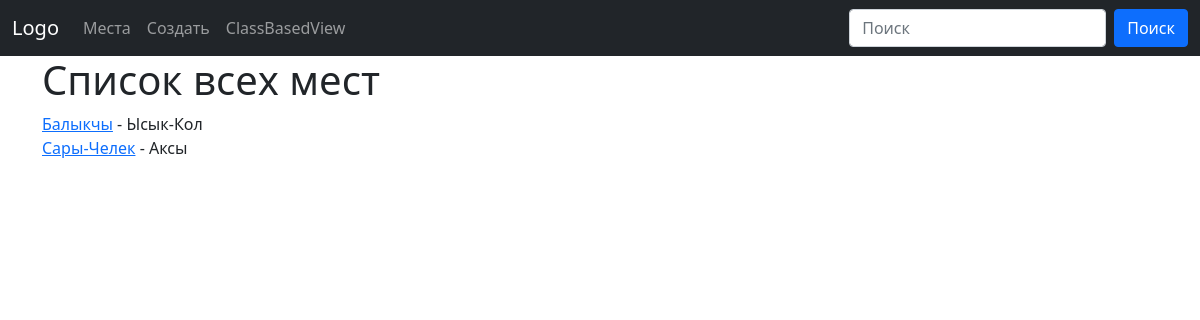
/places/, run on an earlier commit of the app's database.
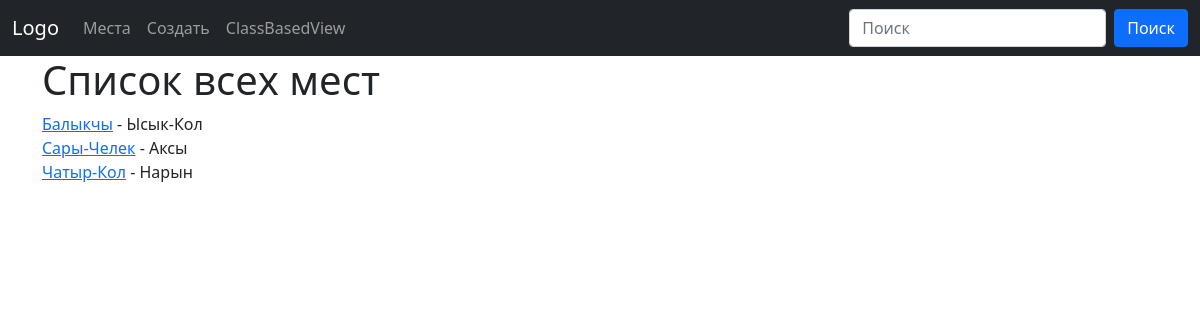
And on a later commit of the database.
### places/models.py (models this page shows, shortened)
class Place(models.Model):
    user = models.ForeignKey(to=User, on_delete=models.SET_NULL, null=True, blank=True)
    name = models.CharField(max_length=255)
    location = models.CharField(max_length=255)
    description = models.TextField(null=True, blank=True)
    created_at = models.DateField(auto_now_add=True)
    updated_at = models.DateField(auto_now=True)
    views_count = models.IntegerField(default=0)
    is_publicated = models.BooleanField(default=True)
    class Meta:
        verbose_name = 'место'
        verbose_name_plural = 'Места'
        ordering = ['name']

### places/views.py (the view)
# urls.py: path('places/', include('places.urls')),
def places(request):
    place_obj = Place.objects.all() #selec from *
    return render(request, 'places/places.html', {'places' : place_obj})

### places/templates/places/places.html
{% extends 'base.html' %}
{% block page %}
    <h1>Список всех мест</h1>
    {% for place in places %}
        <div><a href="{% url 'place' place.id %}">{{place.name}}</a> - {{place.location}}</div>
    {% endfor %}
{% endblock %}

What changed in the data, as far as the page shows it:
added Place: name "Чатыр-Кол", location "Нарын"
